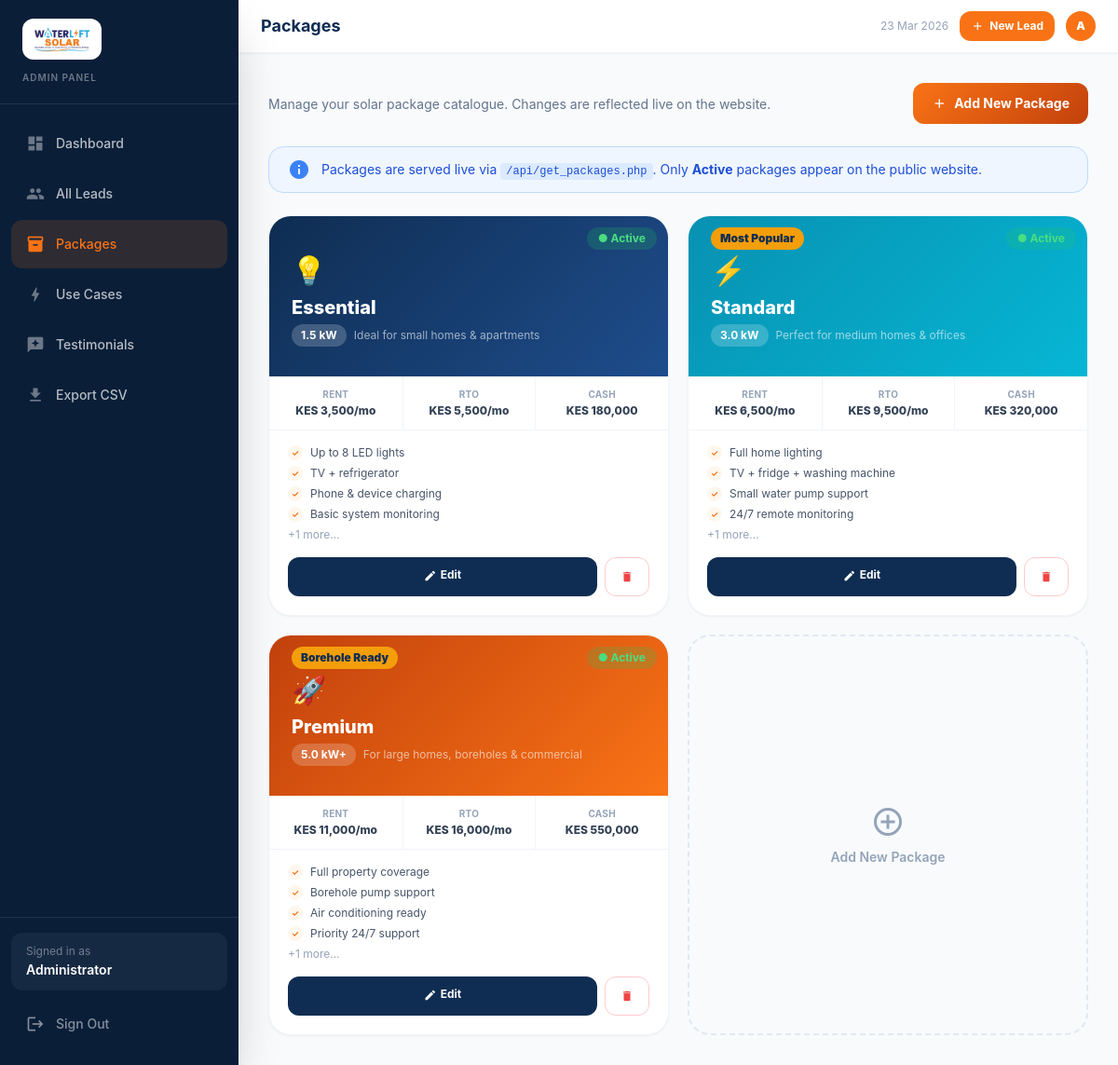
The app's page /admin/packages.php (signed in) with its own data.
### tables this page shows
CREATE TABLE IF NOT EXISTS packages (
    id                INT UNSIGNED  NOT NULL AUTO_INCREMENT,

     
    name              VARCHAR(100)  NOT NULL,
    capacity          VARCHAR(50)   NOT NULL            COMMENT 'e.g. "1.5 kW"',
    capacity_num      DECIMAL(8,2)  NOT NULL DEFAULT 0  COMMENT 'Numeric kW for sorting & savings calc',
    icon              VARCHAR(10)   NOT NULL DEFAULT '☀️',
    tagline           VARCHAR(255)  DEFAULT NULL,
    badge             VARCHAR(60)   DEFAULT NULL        COMMENT 'e.g. "Most Popular"',
    gradient          VARCHAR(255)  NOT NULL DEFAULT 'linear-gradient(135deg,#0f2d52 0%,#1e4d8c 100%)',
    accent_color      VARCHAR(20)   NOT NULL DEFAULT '#06b6d4',
    coverage_fraction DECIMAL(4,2)  NOT NULL DEFAULT 0.50,

     
    features          JSON          DEFAULT NULL,

     
    rent_monthly      INT UNSIGNED  DEFAULT NULL,
    rto_monthly       INT UNSIGNED  DEFAULT NULL,
    rto_months        TINYINT UNSIGNED NOT NULL DEFAULT 72,
    cash_price        INT UNSIGNED  DEFAULT NULL,
    cash_roi          VARCHAR(20)   DEFAULT NULL        COMMENT 'e.g. "3.5 yrs"',
    savings_label     VARCHAR(100)  DEFAULT NULL        COMMENT 'e.g. "Save up to KES 2800/mo"',

     
    is_active         TINYINT(1)    NOT NULL DEFAULT 1,
    sort_order        TINYINT UNSIGNED NOT NULL DEFAULT 0,

    created_at        TIMESTAMP     NOT NULL DEFAULT CURRENT_TIMESTAMP,
    updated_at        TIMESTAMP     NOT NULL DEFAULT CURRENT_TIMESTAMP ON UPDATE CURRENT_TIMESTAMP,

    PRIMARY KEY (id),
    INDEX idx_active_order (is_active, sort_order)
);

### admin/packages.php (the view, shortened to what this page needs)
<?php
require_once __DIR__ . '/includes/db.php';
require_once __DIR__ . '/includes/layout.php';
$packages = $pdo->query("SELECT * FROM packages ORDER BY sort_order ASC, id ASC")->fetchAll();
?>
<div class="flex flex-col sm:flex-row sm:items-center justify-between gap-3 mb-6">
  <div>
    <p class="text-sm text-slate-500 mt-0.5">Manage your solar package catalogue. Changes are reflected live on the website.</p>
  </div>
  <a href="/waterlift_solat_savings/admin/package_form.php"
     class="inline-flex items-center gap-2 px-5 py-2.5 rounded-xl font-bold text-white text-sm shrink-0"
     style="background:linear-gradient(135deg,#f97316,#c2410c)">
    <span class="material-icons text-base">add</span> Add New Package
  </a>
</div>
<div class="flex items-center gap-3 bg-blue-50 border border-blue-200 rounded-2xl px-5 py-3 mb-6 text-sm">
  <span class="material-icons text-blue-500">info</span>
  <p class="text-blue-700">
    Packages are served live via <code class="bg-blue-100 px-1.5 py-0.5 rounded font-mono text-xs">/api/get_packages.php</code>.
    Only <strong>Active</strong> packages appear on the public website.
  </p>
</div>
<div class="grid grid-cols-1 sm:grid-cols-2 xl:grid-cols-3 gap-5">
  <?php foreach ($packages as $pkg):
    $features = [];
    if ($pkg['features']) {
      $dec = json_decode($pkg['features'], true);
      if (is_array($dec)) $features = $dec;
    }
  ?>
  <div class="bg-white rounded-3xl border border-slate-100 shadow-sm overflow-hidden flex flex-col
              <?= !$pkg['is_active'] ? 'opacity-60' : '' ?>">
    <div class="relative px-6 pt-6 pb-8" style="background:<?= htmlspecialchars($pkg['gradient']) ?>">
      <button onclick="togglePackage(<?= $pkg['id'] ?>, <?= $pkg['is_active'] ? 0 : 1 ?>, this)"
              class="absolute top-3 right-3 text-xs font-bold px-3 py-1 rounded-full transition-all"
              style="background:<?= $pkg['is_active'] ? 'rgba(34,197,94,0.2)' : 'rgba(255,255,255,0.15)' ?>;
                     color:<?= $pkg['is_active'] ? '#4ade80' : 'rgba(255,255,255,0.6)' ?>">
        <?= $pkg['is_active'] ? '● Active' : '○ Inactive' ?>
      </button>
      <?php if ($pkg['badge']): ?>
      <span class="absolute top-3 left-6 text-xs font-black px-2.5 py-1 rounded-full"
            style="background:#f59e0b;color:#0f2d52"><?= htmlspecialchars($pkg['badge']) ?></span>
      <?php endif; ?>
      <div class="mt-4 text-3xl mb-2"><?= htmlspecialchars($pkg['icon']) ?></div>
      <h3 class="text-xl font-extrabold text-white"><?= htmlspecialchars($pkg['name']) ?></h3>
      <div class="flex items-center gap-2 mt-1">
        <span class="text-xs font-bold px-2.5 py-1 rounded-full text-white" style="background:rgba(255,255,255,0.2)">
          <?= htmlspecialchars($pkg['capacity']) ?>
        </span>
        <span class="text-white/60 text-xs"><?= htmlspecialchars($pkg['tagline'] ?? '') ?></span>
      </div>
    </div>
    <div class="grid grid-cols-3 divide-x divide-slate-100 border-b border-slate-100 text-center">
      <?php
      $pricing = [
        ['Rent', $pkg['rent_monthly'] ? 'KES '.number_format($pkg['rent_monthly']).'/mo' : '—'],
        ['RTO',  $pkg['rto_monthly']  ? 'KES '.number_format($pkg['rto_monthly']).'/mo'  : '—'],
        ['Cash', $pkg['cash_price']   ? 'KES '.number_format($pkg['cash_price'])          : '—'],
      ];
      foreach ($pricing as [$label, $val]):
      ?>
      <div class="py-3 px-2">
        <p class="text-[10px] font-bold uppercase tracking-wide text-slate-400"><?= $label ?></p>
        <p class="text-xs font-extrabold text-slate-700 mt-0.5"><?= $val ?></p>
      </div>
      <?php endforeach; ?>
    </div>
    <div class="px-5 py-4 flex-1">
      <?php if ($features): ?>
      <ul class="space-y-1.5">
        <?php foreach (array_slice($features, 0, 4) as $f): ?>
        <li class="flex items-center gap-2 text-xs text-slate-600">
          <span class="w-4 h-4 rounded-full flex items-center justify-center shrink-0 text-[9px] font-bold"
                style="background:#fff7ed;color:#f97316">✓</span>
          <?= htmlspecialchars($f) ?>
        </li>
        <?php endforeach; ?>
        <?php if (count($features) > 4): ?>
        <li class="text-xs text-slate-400">+<?= count($features) - 4 ?> more…</li>
        <?php endif; ?>
      </ul>
      <?php else: ?>
      <p class="text-xs text-slate-400 italic">No features listed</p>
      <?php endif; ?>
    </div>
    <div class="px-5 pb-5 flex gap-2">
      <a href="/waterlift_solat_savings/admin/package_form.php?id=<?= $pkg['id'] ?>"
         class="flex-1 text-center text-xs font-bold py-2.5 rounded-xl text-white"
         style="background:#0f2d52">
        <span class="material-icons text-sm align-middle mr-1">edit</span>Edit
      </a>
      <button onclick="deletePackage(<?= $pkg['id'] ?>, '<?= htmlspecialchars(addslashes($pkg['name'])) ?>')"
              class="text-xs font-bold px-4 py-2.5 rounded-xl text-red-500 border border-red-200 hover:bg-red-50 transition-colors">
        <span class="material-icons text-sm align-middle">delete</span>
      </button>
    </div>
  </div>
  <?php endforeach; ?>
  <a href="/waterlift_solat_savings/admin/package_form.php"
     class="border-2 border-dashed border-slate-200 rounded-3xl flex flex-col items-center justify-center p-10 text-slate-400 hover:border-orange-300 hover:text-orange-400 transition-all min-h-64">
    <span class="material-icons text-4xl mb-2">add_circle_outline</span>
    <span class="text-sm font-semibold">Add New Package</span>
  </a>
</div>

### admin/includes/layout.php (style rules this page uses)
body { font-family: 'Inter', system-ui, sans-serif; }

### records on screen
packages: is_active "● Active", icon "💡", name "Essential", capacity "1.5 kW", tagline "Ideal for small homes & apartments", label "RENT", val "KES 3,500/mo", label "RTO", val "KES 5,500/mo", label "CASH", val "KES 180,000", features "Up to 8 LED lights", features "TV + refrigerator", features "Phone & device charging", features "Basic system monitoring", count($features)-4 "1"
packages: is_active "● Active", badge "Most Popular", icon "⚡", name "Standard", capacity "3.0 kW", tagline "Perfect for medium homes & offices", label "RENT", val "KES 6,500/mo", label "RTO", val "KES 9,500/mo", label "CASH", val "KES 320,000", features "Full home lighting", features "TV + fridge + washing machine", features "Small water pump support", features "24/7 remote monitoring", count($features)-4 "1"
packages: is_active "● Active", badge "Borehole Ready", icon "🚀", name "Premium", capacity "5.0 kW+", tagline "For large homes, boreholes & commercial", label "RENT", val "KES 11,000/mo", label "RTO", val "KES 16,000/mo", label "CASH", val "KES 550,000", features "Full property coverage", features "Borehole pump support", features "Air conditioning ready", features "Priority 24/7 support", count($features)-4 "1"

### other values on screen
$item['label'] "Dashboard"
$item['label'] "All Leads"
$item['label'] "Packages"
$item['label'] "Use Cases"
$item['label'] "Testimonials"
$item['label'] "Export CSV"
$title "Packages"
